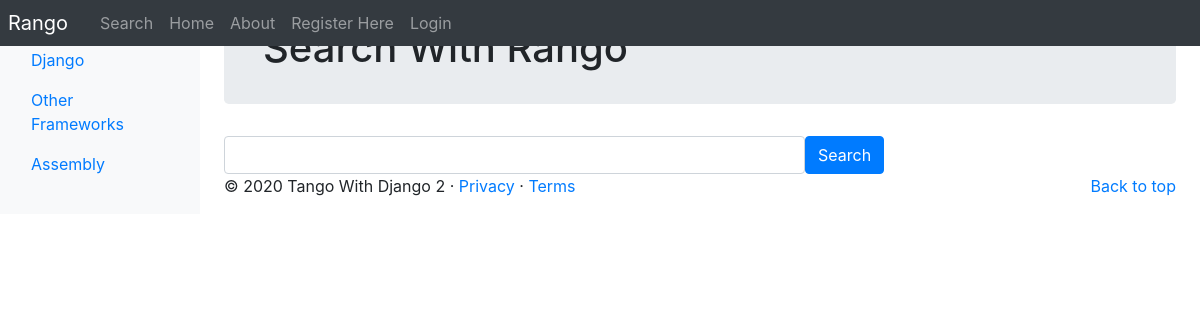
Page /rango/search/ on the committed database.
### rango/models.py (models this page shows, shortened)
class Category(models.Model):
    NAME_MAX_LENGTH = 128
    name = models.CharField(max_length=NAME_MAX_LENGTH, unique=True)
    views = models.IntegerField(default=0)
    likes = models.IntegerField(default=0)
    slug = models.SlugField(unique=True)
    class Meta:
        verbose_name_plural = 'Categories'

### rango/views.py (the view)
# urls.py: path('search/', views.search, name='search'),
def search(request):
	result_list = []
	if request.method == 'POST':
		query = request.POST['query'].strip()
		if query:
			result_list = run_query(query)
	return render(request, 'rango/search.html', {'result_list': result_list})

### rango/templatetags/rango_template_tags.py (called while the page is built)
@register.inclusion_tag('rango/categories.html')
def get_category_list(current_category=None):
    return {'categories': Category.objects.all(),
            'current_category': current_category}

### templates/rango/search.html (shortened to what this page needs)
{% extends 'rango/base.html' %}
{% load staticfiles %}
{% block body_block %}
<div class="jumbotron p-4">
    <div class="container">
        <h1 class="jumbotron-heading">Search With Rango</h1>
    </div>
</div>
<div>
    <form class="form-inline"
          id="user-form"
          method="post"
          action="{% url 'rango:search' %}">
        <div class="form-group">
            <input class="form-control"
                   type="text"
                   size="50"
                   name="query"
                   id="query" />
        </div>
        <button class="btn btn-primary"
                type="submit"
                name="submit">Search</button>
    </form>
</div>
{% endblock %}

### templates/rango/categories.html (shortened to what this page needs)
<ul class="nav flex-column">
{% if categories %}
    {% for c in categories %}
    {% if c == current_category %}
        <li class="nav-item">
        <a class="nav-link" href="{% url 'rango:show_category' c.slug %}">
        {{ c.name }}
        </a>
        </li>
    {% endif %}
    {% endfor %}
{% else %}
        <li class="nav-item">There are no categories present.</li>
{% endif %}
</ul>

### rows in the picture
Category: name "Django"
Category: name "Other Frameworks"
Category: name "Assembly"
